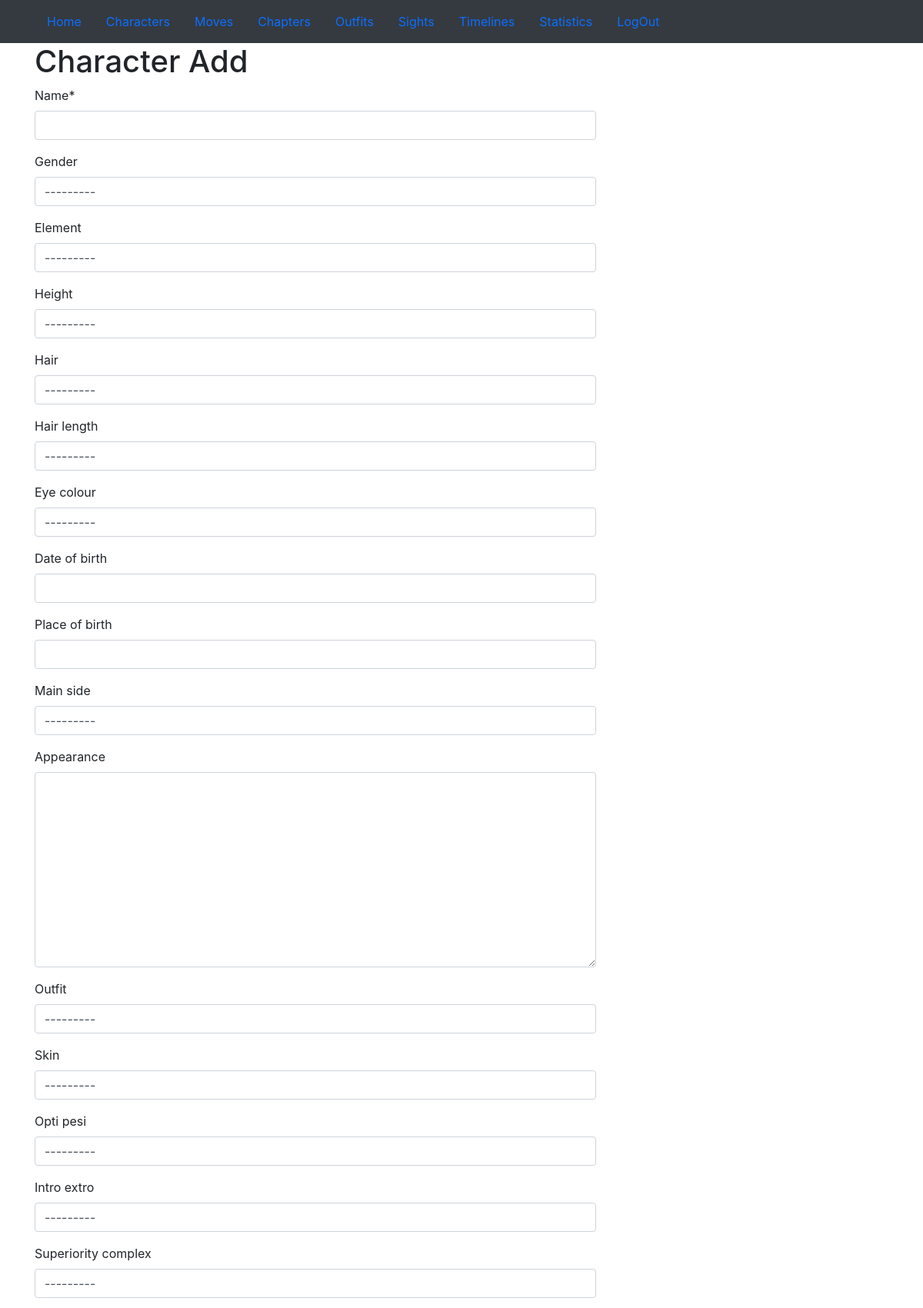
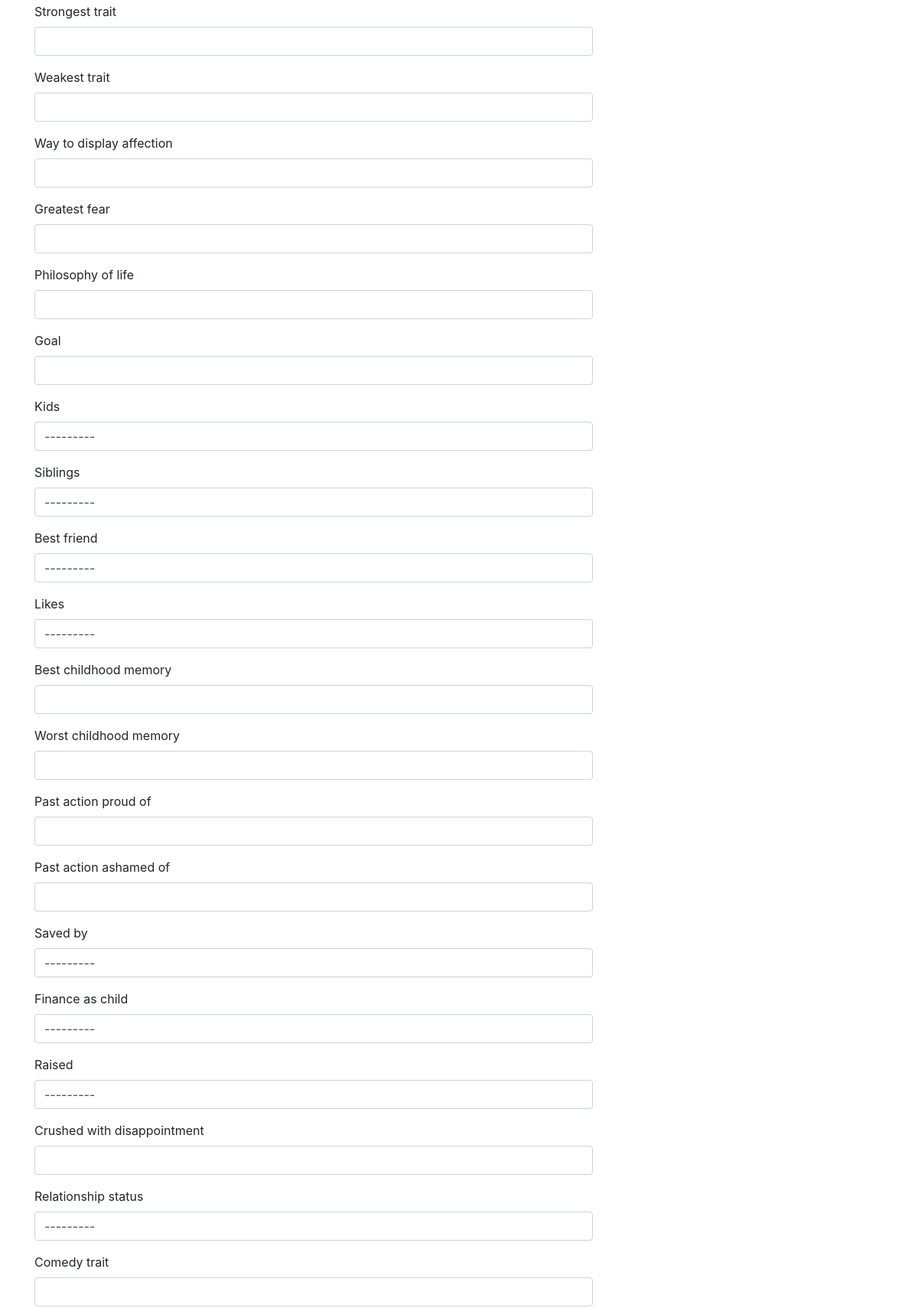
/light_novel/characters/add/ (signed in, upper part), run on the app's committed database (2 pictures, top to bottom).
### light_novel/models.py (models this page shows, shortened)
class Outfit(models.Model):
    name = models.CharField(max_length=100)
    worn_by = models.CharField(max_length=100)
    description = models.TextField()
    def __str__(self):
        return self.name
    class Meta:
        ordering = ['name']

class Character(models.Model):
    gender_choices = (("M", "M"), ("F", "F"))
    element_choices = (("Fire", "Fire"), ('Wind','Wind'), ('Water','Water'), ('Earth','Earth'), ('Lightning', 'Lightning'), ('Random', 'Random'), ('None', 'None'))
    hair_choices = (('black', 'black'), ('brown', 'brown'), ('blond', 'blond'), ('red', 'red'), ('grey', 'grey'))
    hair_length_choices = (('Short', 'Short'),('Medium', 'Medium'),('Long', 'Long'))
    eye_colour_choices = (('black', 'black'), ('brown', 'brown'), ('blue', 'blue'), ('grey', 'grey'), ('green', 'green'))
    main_side_choices = (('main', 'main'), ('side', 'side'))
    height_choices = (('short', 'short'), ('medium', 'medium'), ('tall', 'tall'))
    skin_choices = (('Fair', 'Fair'), ('Brown', 'Brown'), ('Black', 'Black'), ('Light', 'Light'))
    opti_pesi_choices = (('Optimistic', 'Optimistic'), ('Pessimistic', 'Pessimistic'))
    intro_extro_choices = (('Introvert', 'Introvert'), ('Extrovert', 'Extrovert'))
    bool_choices = ((True, 'Yes'), (False, 'No'))
    finance_choices = (('Rich', 'Rich'), ('Middle', 'Middle'), ('Poor', 'Poor'))
    raised_choices = (('Nurtured', 'Nurtured'), ('Neglected', 'Neglected'))
    relationship_choices = (('Single', 'Single'), ('With Someone', 'With Someone'))
    name = models.CharField(max_length=200, unique=True)
    gender = models.CharField(max_length=10, choices=gender_choices, blank=True, null=True)
    element = models.CharField(max_length=20, choices=element_choices, blank=True, null=True)
    element_description = models.TextField(null=True, blank=True)
    height = models.CharField(max_length=20, choices=height_choices, blank=True, null=True)
    hair = models.CharField(max_length=20, choices=hair_choices, blank=True, null=True)
    hair_length = models.CharField(max_length=20, choices=hair_length_choices, blank=True, null=True)
    eye_colour = models.CharField(max_length=20, choices=eye_colour_choices, blank=True, null=True)
    date_of_birth = models.DateField(max_length=100, null=True, blank=True)
    place_of_birth = models.CharField(max_length=200, null=True, blank=True)
    main_side = models.CharField(max_length=20, choices=main_side_choices, blank=True, null=True)
    current_post = models.CharField(max_length=100, null=True, blank=True)
    appearance = models.TextField(null=True, blank=True)
    outfit = models.ForeignKey(Outfit, null=True, blank=True, related_name='character_outfit', on_delete=models.CASCADE)
    skin = models.CharField(max_length=20, choices=skin_choices, blank=True, null=True)
    opti_pesi = models.CharField(max_length=20, choices=opti_pesi_choices, blank=True, null=True)
    intro_extro = models.CharField(max_length=20, choices=intro_extro_choices, blank=True, null=True)
    superiority_complex = models.BooleanField(null=True, blank=True, choices=bool_choices)
    strongest_trait = models.CharField(max_length=100, null=True, blank=True)
    weakest_trait = models.CharField(max_length=100, null=True, blank=True)
    way_to_display_affection = models.CharField(max_length=100, null=True, blank=True)
    greatest_fear = models.CharField(max_length=100, null=True, blank=True)
    philosophy_of_life = models.CharField(max_length=200, null=True, blank=True)
    goal = models.CharField(max_length=100, null=True, blank=True)
    kids = models.ForeignKey('self', null=True, blank=True, related_name="characters_kids", on_delete=models.CASCADE)
    siblings = models.ForeignKey('self', null=True, blank=True, related_name="characters_siblings", on_delete=models.CASCADE)
    best_friend = models.ForeignKey('self', null=True, blank=True, related_name="characters_best_friend", on_delete=models.CASCADE)
    likes = models.ForeignKey('self', null=True, blank=True, related_name="characters_likes", on_delete=models.CASCADE)
    best_childhood_memory = models.CharField(max_length=200, null=True, blank=True)
    worst_childhood_memory = models.CharField(max_length=200, null=True, blank=True)
    past_action_proud_of = models.CharField(max_length=200, null=True, blank=True)
    past_action_ashamed_of = models.CharField(max_length=200, null=True, blank=True)
    saved_by = models.ForeignKey('self', null=True, blank=True, related_name="characters_saved_by", on_delete=models.CASCADE)
    finance_as_child = models.CharField(max_length=20, choices=finance_choices, blank=True, null=True)
    raised = models.CharField(max_length=20, choices=raised_choices, blank=True, null=True)
    crushed_with_disappointment = models.CharField(max_length=300, null=True, blank=True)
    relationship_status = models.CharField(max_length=20, choices=relationship_choices, blank=True, null=True)
    comedy_trait = models.CharField(max_length=200, null=True, blank=True)
    weapon_or_choice = models.CharField(max_length=100, null=True, blank=True)
    despised_one = models.CharField(max_length=100, null=True, blank=True)
    peaceful_place = models.CharField(max_length=100, null=True, blank=True)
    def __str__(self):
        return self.name
    class Meta:
        ordering = ['name']

### light_novel/views.py (the view)
# urls.py: path('characters/add/', views.CharacterAdd.as_view(), name='character_add'),
class CharacterAdd(LoginRequiredMixin, CreateView):
    template_name = 'character_add.html'
    redirect_field_name = 'character_add.html'
    form_class = CharacterAddForm
    model = Character

### light_novel/forms.py
class CharacterAddForm(forms.ModelForm):
    class Meta:
        model = Character
        fields = ('name', 'gender', 'element', 'height',
        'hair', 'hair_length', 'eye_colour', 'date_of_birth', 'place_of_birth', 'main_side',
        'appearance', 'outfit', 'skin', 'opti_pesi', 'intro_extro', 'superiority_complex',
        'strongest_trait', 'weakest_trait', 'way_to_display_affection', 'greatest_fear',
        'philosophy_of_life', 'goal', 'kids', 'siblings', 'best_friend', 'likes', 'best_childhood_memory',
        'worst_childhood_memory', 'past_action_proud_of', 'past_action_ashamed_of', 'saved_by',
        'finance_as_child', 'raised', 'crushed_with_disappointment', 'relationship_status',
        'comedy_trait', 'weapon_or_choice', 'despised_one', 'peaceful_place')

### light_novel/templates/character_add.html (shortened to what this page needs)
{% extends "light_novel/templates/base.html" %}
{% block content %}
{% load crispy_forms_tags %}
  <div class="">
    <h1>Character Add</h1>
    <form class="" method="post">
      <table>
        {{ form|crispy }}
      </table>
    </form>
  </div>
{% endblock %}

### data on the page
Character: gender "---------", element "---------", height "---------", hair "---------", hair_length "---------", eye_colour "---------", main_side "---------", outfit "---------", skin "---------", opti_pesi "---------", intro_extro "---------", superiority_complex "---------", kids "---------", siblings "---------", best_friend "---------", likes "---------", saved_by "---------", finance_as_child "---------", raised "---------", relationship_status "---------"
